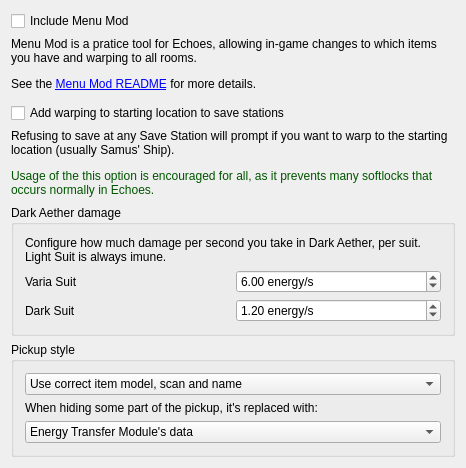
<?xml version="1.0" encoding="UTF-8"?>
<ui version="4.0">
 <class>GamePatchesWindow</class>
 <widget class="QMainWindow" name="GamePatchesWindow">
  <property name="geometry">
   <rect>
    <x>0</x>
    <y>0</y>
    <width>466</width>
    <height>442</height>
   </rect>
  </property>
  <property name="windowTitle">
   <string>Hello, world!</string>
  </property>
  <widget class="QWidget" name="centralWidget">
   <property name="maximumSize">
    <size>
     <width>16777215</width>
     <height>16777215</height>
    </size>
   </property>
   <layout class="QVBoxLayout" name="verticalLayout">
    <item>
     <widget class="QCheckBox" name="include_menu_mod_check">
      <property name="enabled">
       <bool>true</bool>
      </property>
      <property name="text">
       <string>Include Menu Mod</string>
      </property>
     </widget>
    </item>
    <item>
     <widget class="QLabel" name="include_menu_mod_label">
      <property name="sizePolicy">
       <sizepolicy hsizetype="Preferred" vsizetype="Fixed">
        <horstretch>0</horstretch>
        <verstretch>0</verstretch>
       </sizepolicy>
      </property>
      <property name="maximumSize">
       <size>
        <width>16777215</width>
        <height>60</height>
       </size>
      </property>
      <property name="text">
       <string>&lt;html&gt;&lt;head/&gt;&lt;body&gt;&lt;p&gt;Menu Mod is a pratice tool for Echoes, allowing in-game changes to which items you have and warping to all rooms.&lt;/p&gt;&lt;p&gt;See the &lt;a href=&quot;https://www.dropbox.com/s/yhqqafaxfo3l4vn/Echoes%20Menu.7z?file_subpath=%2FEchoes+Menu%2Freadme.txt&quot;&gt;&lt;span style=&quot; text-decoration: underline; color:#0000ff;&quot;&gt;Menu Mod README&lt;/span&gt;&lt;/a&gt; for more details.&lt;/p&gt;&lt;/body&gt;&lt;/html&gt;</string>
      </property>
      <property name="alignment">
       <set>Qt::AlignLeading|Qt::AlignLeft|Qt::AlignTop</set>
      </property>
      <property name="wordWrap">
       <bool>true</bool>
      </property>
      <property name="openExternalLinks">
       <bool>true</bool>
      </property>
     </widget>
    </item>
    <item>
     <widget class="QCheckBox" name="warp_to_start_check">
      <property name="text">
       <string>Add warping to starting location to save stations</string>
      </property>
     </widget>
    </item>
    <item>
     <widget class="QLabel" name="warp_to_start_label">
      <property name="sizePolicy">
       <sizepolicy hsizetype="Preferred" vsizetype="Fixed">
        <horstretch>0</horstretch>
        <verstretch>0</verstretch>
       </sizepolicy>
      </property>
      <property name="maximumSize">
       <size>
        <width>16777215</width>
        <height>70</height>
       </size>
      </property>
      <property name="text">
       <string>&lt;html&gt;&lt;head/&gt;&lt;body&gt;&lt;p&gt;Refusing to save at any Save Station will prompt if you want to warp to the starting location (usually Samus' Ship).&lt;/p&gt;&lt;p&gt;&lt;span style=&quot; color:#005500;&quot;&gt;Usage of the this option is encouraged for all, as it prevents many softlocks that occurs normally in Echoes.&lt;/span&gt;&lt;/p&gt;&lt;/body&gt;&lt;/html&gt;</string>
      </property>
      <property name="alignment">
       <set>Qt::AlignLeading|Qt::AlignLeft|Qt::AlignTop</set>
      </property>
      <property name="wordWrap">
       <bool>true</bool>
      </property>
     </widget>
    </item>
    <item>
     <widget class="QGroupBox" name="dark_aether_box">
      <property name="sizePolicy">
       <sizepolicy hsizetype="Preferred" vsizetype="Fixed">
        <horstretch>0</horstretch>
        <verstretch>0</verstretch>
       </sizepolicy>
      </property>
      <property name="title">
       <string>Dark Aether damage</string>
      </property>
      <layout class="QGridLayout" name="gridLayout">
       <item row="2" column="1">
        <widget class="QDoubleSpinBox" name="varia_suit_spin_box">
         <property name="suffix">
          <string> energy/s</string>
         </property>
         <property name="maximum">
          <double>60.000000000000000</double>
         </property>
         <property name="stepType">
          <enum>QAbstractSpinBox::AdaptiveDecimalStepType</enum>
         </property>
         <property name="value">
          <double>6.000000000000000</double>
         </property>
        </widget>
       </item>
       <item row="2" column="0">
        <widget class="QLabel" name="varia_suit_label">
         <property name="text">
          <string>Varia Suit</string>
         </property>
        </widget>
       </item>
       <item row="3" column="0">
        <widget class="QLabel" name="dark_suit_label">
         <property name="text">
          <string>Dark Suit</string>
         </property>
        </widget>
       </item>
       <item row="3" column="1">
        <widget class="QDoubleSpinBox" name="dark_suit_spin_box">
         <property name="suffix">
          <string> energy/s</string>
         </property>
         <property name="maximum">
          <double>60.000000000000000</double>
         </property>
         <property name="stepType">
          <enum>QAbstractSpinBox::AdaptiveDecimalStepType</enum>
         </property>
         <property name="value">
          <double>1.200000000000000</double>
         </property>
        </widget>
       </item>
       <item row="0" column="0" colspan="2">
        <widget class="QLabel" name="dark_aether_label">
         <property name="sizePolicy">
          <sizepolicy hsizetype="Preferred" vsizetype="Fixed">
           <horstretch>0</horstretch>
           <verstretch>0</verstretch>
          </sizepolicy>
         </property>
         <property name="text">
          <string>&lt;html&gt;&lt;head/&gt;&lt;body&gt;&lt;p&gt;Configure how much damage per second you take in Dark Aether, per suit.&lt;br/&gt;Light Suit is always imune.&lt;/p&gt;&lt;/body&gt;&lt;/html&gt;</string>
         </property>
         <property name="wordWrap">
          <bool>false</bool>
         </property>
        </widget>
       </item>
      </layout>
     </widget>
    </item>
    <item>
     <widget class="QGroupBox" name="pickup_style_box">
      <property name="sizePolicy">
       <sizepolicy hsizetype="Preferred" vsizetype="Fixed">
        <horstretch>0</horstretch>
        <verstretch>0</verstretch>
       </sizepolicy>
      </property>
      <property name="title">
       <string>Pickup style</string>
      </property>
      <layout class="QVBoxLayout" name="verticalLayout_2">
       <item>
        <widget class="QComboBox" name="pickup_model_combo">
         <item>
          <property name="text">
           <string>Use correct item model, scan and name</string>
          </property>
         </item>
         <item>
          <property name="text">
           <string>Use correct scan and name, hide the model</string>
          </property>
         </item>
         <item>
          <property name="text">
           <string>Use correct name, hide the model and scan</string>
          </property>
         </item>
         <item>
          <property name="text">
           <string>Hide the model, scan and name</string>
          </property>
         </item>
        </widget>
       </item>
       <item>
        <widget class="QLabel" name="pickup_data_source_label">
         <property name="text">
          <string>When hiding some part of the pickup, it's replaced with:</string>
         </property>
        </widget>
       </item>
       <item>
        <widget class="QComboBox" name="pickup_data_source_combo">
         <item>
          <property name="text">
           <string>Energy Transfer Module's data</string>
          </property>
         </item>
         <item>
          <property name="text">
           <string>A random item data</string>
          </property>
         </item>
         <item>
          <property name="text">
           <string>The data of the pickup in that place</string>
          </property>
         </item>
        </widget>
       </item>
      </layout>
     </widget>
    </item>
   </layout>
  </widget>
  <widget class="QMenuBar" name="menuBar">
   <property name="geometry">
    <rect>
     <x>0</x>
     <y>0</y>
     <width>466</width>
     <height>21</height>
    </rect>
   </property>
  </widget>
 </widget>
 <layoutdefault spacing="6" margin="11"/>
 <resources/>
 <connections/>
</ui>
